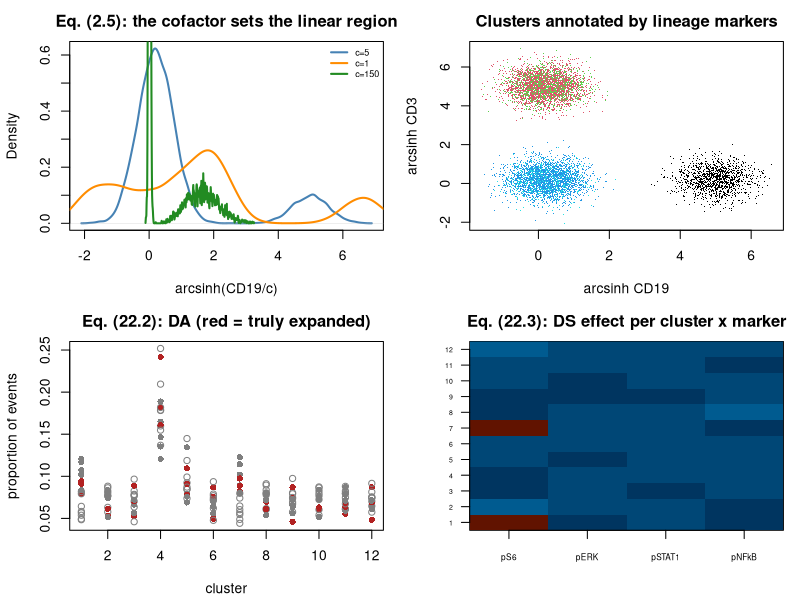

The R source for this figure:
#' ---
#' title: "Applied 22 - Flow / mass cytometry: differential abundance and state"
#' output: html_document
#' ---
#'
#' **Curriculum link:** `stats.md` -> Topic 22, equations (22.1)-(22.4)
#'
#' ## Dataset card
#'
#' | | |
#' |---|---|
#' | **Real analogue** | Bodenmiller / `diffcyt` BCR-XL: 8 paired samples, CyTOF |
#' | **Unit of inference** | **Specimen/donor** (8), not event (~150,000) |
#'
#' `diffcyt` separates two questions: differential ABUNDANCE (did a cluster
#' change size? -> count model with a total-events offset) and differential
#' STATE (did a marker change within a cluster? -> moderated linear model).

#+ setup, message = FALSE
suppressPackageStartupMessages(library(MASS))
MODULE_NAME <- "22_cytometry_differential_abundance"
OUT <- file.path(Sys.getenv("STATS_OUT", unset = "results"), MODULE_NAME)
dir.create(OUT, recursive = TRUE, showWarnings = FALSE)
header <- function(txt) cat("\n", strrep("=", 72), "\n", txt, "\n",
                            strrep("=", 72), "\n", sep = "")

TYPE_MARKERS <- c("CD3","CD4","CD8","CD19","CD14","CD56")
STATE_MARKERS <- c("pS6","pERK","pSTAT1","pNFkB")
POPULATIONS <- list(`CD4 T` = c(5,4.5,0.2,0.2,0.2,0.2),
                    `CD8 T` = c(5,0.2,4.5,0.2,0.2,0.2),
                    `B cells` = c(0.2,0.2,0.2,5,0.2,0.2),
                    Monocytes = c(0.2,1,0.2,0.2,5,0.2),
                    `NK cells` = c(0.2,0.2,1,0.2,0.2,4.5))
BASE_FREQ <- c(0.33, 0.18, 0.12, 0.28, 0.09)
DA_TRUTH <- c(`B cells` = 0.55)                # B cells expand under stimulation
DS_TRUTH <- list(c("B cells", "pS6", 1.1))     # pS6 rises in B cells

#' ## 1. Simulate event-level CyTOF data

#+ simulate
header("1. Simulating a paired CyTOF experiment")
simulate_cytometry <- function(n_donors = 8, events_per_sample = 5000, cofactor = 5) {
  pops <- names(POPULATIONS)
  frames <- list()
  for (d in seq_len(n_donors)) {
    donor_freq_eff <- rnorm(length(pops), 0, 0.18)
    donor_state_eff <- setNames(rnorm(length(STATE_MARKERS), 0, 0.25), STATE_MARKERS)
    acq_day <- sprintf("day%d", (d - 1) %% 3)
    day_shift <- c(day0 = 0, day1 = 0.22, day2 = -0.15)[acq_day]
    for (cond in c("Ref", "BCRXL")) {
      shift <- sapply(pops, function(p)
        if (cond == "BCRXL" && p %in% names(DA_TRUTH)) DA_TRUTH[[p]] else 0)
      logits <- log(BASE_FREQ) + donor_freq_eff + shift
      probs <- exp(logits)/sum(exp(logits))
      n_ev <- sample(round(0.7*events_per_sample):round(1.3*events_per_sample), 1)
      assign_ <- sample(seq_along(pops), n_ev, TRUE, prob = probs)
      mat <- matrix(0, n_ev, length(TYPE_MARKERS) + length(STATE_MARKERS))
      for (k in seq_along(pops)) {
        sel <- assign_ == k
        if (!any(sel)) next
        mat[sel, seq_along(TYPE_MARKERS)] <-
          matrix(rnorm(sum(sel)*length(TYPE_MARKERS),
                       rep(POPULATIONS[[k]], each = sum(sel)), 0.55), nrow = sum(sel))
        for (jm in seq_along(STATE_MARKERS)) {
          sm <- STATE_MARKERS[jm]
          eff <- 0
          for (ds in DS_TRUTH)
            if (pops[k] == ds[1] && sm == ds[2] && cond == "BCRXL") eff <- as.numeric(ds[3])
          mat[sel, length(TYPE_MARKERS) + jm] <-
            rnorm(sum(sel), 1 + donor_state_eff[sm] + day_shift + eff, 0.6)
        }
      }
      ## Convert the arcsinh-scale values back to RAW intensities, so the
      ## script has to transform them like real FCS data (eq. 2.5).
      raw <- sinh(pmax(pmin(mat, 12), -5)) * cofactor
      df <- as.data.frame(raw)
      names(df) <- c(TYPE_MARKERS, STATE_MARKERS)
      df$sample_id <- sprintf("D%02d_%s", d - 1, cond)
      df$donor <- sprintf("D%02d", d - 1); df$condition <- cond
      df$acq_day <- acq_day; df$true_pop <- pops[assign_]
      frames[[length(frames) + 1]] <- df
    }
  }
  do.call(rbind, frames)
}
set.seed(3201)
ev <- simulate_cytometry()
cat(sprintf("  %s events, %d samples, %d donors\n", format(nrow(ev), big.mark = ","),
            length(unique(ev$sample_id)), length(unique(ev$donor))))
cat(sprintf("  events per sample: %s - %s\n",
            format(min(table(ev$sample_id)), big.mark = ","),
            format(max(table(ev$sample_id)), big.mark = ",")))
cat(sprintf("\n  n for CONDITION-level inference = %d donors, NOT %s events\n",
            length(unique(ev$donor)), format(nrow(ev), big.mark = ",")))
cat(sprintf("  raw intensity range: %.1f to %s (and some are negative)\n",
            min(ev[, TYPE_MARKERS]), format(round(max(ev[, TYPE_MARKERS])), big.mark=",")))

#' ## 2. Transformation, eq. (2.5)

#+ arcsinh
header("2. arcsinh transformation with a modality-appropriate cofactor (2.5)")
cat(sprintf("  %10s%13s%27s\n", "cofactor", "SD of CD19", "bimodality (CD19)"))
for (cf in c(1, 5, 150)) {
  t_ <- asinh(ev$CD19/cf)
  km <- kmeans(matrix(t_), 2, nstart = 10)
  within <- mean(sapply(1:2, function(k) var(t_[km$cluster == k])))
  cat(sprintf("  %10.0f%13.3f%27.3f\n", cf, sd(t_), 1 - within/var(t_)))
}
cat("\n  c=5 gives the cleanest separation for these mass-cytometry-scale\n")
cat("  intensities. c=150 is typical for fluorescence flow. Report the\n")
cat("  cofactor: it changes every downstream clustering result. Note asinh()\n")
cat("  handles the NEGATIVE values compensation produces, where log() cannot.\n")
MARKERS <- c(TYPE_MARKERS, STATE_MARKERS)
Xt <- as.data.frame(asinh(as.matrix(ev[, MARKERS])/5))
Xt[c("sample_id","donor","condition","acq_day","true_pop")] <-
  ev[c("sample_id","donor","condition","acq_day","true_pop")]

#' ## 3. Clustering on TYPE markers only

#+ clustering
header("3. High-resolution clustering on lineage markers")
set.seed(3202)
km <- kmeans(Xt[, TYPE_MARKERS], centers = 12, nstart = 25)
Xt$cluster <- km$cluster
ann <- sapply(sort(unique(Xt$cluster)), function(c_)
  names(which.max(table(Xt$true_pop[Xt$cluster == c_]))))
names(ann) <- sort(unique(Xt$cluster))
cat(sprintf("  %8s%11s%13s%9s\n", "cluster", "n events", "annotation", "purity"))
for (c_ in sort(unique(Xt$cluster))) {
  sel <- Xt$cluster == c_
  cat(sprintf("  %8d%11s%13s%9.3f\n", c_, format(sum(sel), big.mark = ","),
              ann[as.character(c_)], mean(Xt$true_pop[sel] == ann[as.character(c_)])))
}
Xt$population <- ann[as.character(Xt$cluster)]
cat("\n  Over-clustering (12 clusters for 5 populations) is deliberate - the\n")
cat("  `diffcyt` strategy. Rare subsets get their own cluster, and merging is\n")
cat("  a reversible annotation decision made afterwards.\n")

#' ## 4. Event level -> sample level, eq. (22.1)

#+ sample-level
header("4. Reducing to sample-level tables (22.1)")
counts <- table(Xt$sample_id, Xt$cluster)
sample_meta <- data.frame(
  donor = sapply(rownames(counts), function(s) Xt$donor[Xt$sample_id == s][1]),
  condition = sapply(rownames(counts), function(s) Xt$condition[Xt$sample_id == s][1]),
  acq_day = sapply(rownames(counts), function(s) Xt$acq_day[Xt$sample_id == s][1]),
  n_events = as.integer(rowSums(counts)), row.names = rownames(counts))
sample_meta$condition <- factor(sample_meta$condition, levels = c("Ref", "BCRXL"))
cat(sprintf("  counts table: %d samples x %d clusters\n", nrow(counts), ncol(counts)))
print(counts[1:4, 1:6])
medians <- aggregate(Xt[, STATE_MARKERS],
                     by = list(sample_id = Xt$sample_id, cluster = Xt$cluster), median)
cat(sprintf("\n  medians table: %d (sample x cluster) rows x %d state markers\n",
            nrow(medians), length(STATE_MARKERS)))
cat("\n  Eq. (22.4): RSE ~ 1/sqrt(Y). Minimum-event guidance:\n")
for (y in c(10, 25, 100, 400, 2500))
  cat(sprintf("    %6d events -> RSE %5.1f%%\n", y, 100/sqrt(y)))
cat(sprintf("  %d of %d sample x cluster cells have < 25 events\n",
            sum(counts < 25), length(counts)))

#' ## 5. Differential abundance, eq. (22.2)

#+ da
header("5. Differential abundance: counts with a total-events offset (22.2)")
da_test <- function(counts, meta, extra = "") {
  ## Poisson GLM with a log(total events) offset, then QUASI-LIKELIHOOD
  ## inference: the dispersion is estimated per cluster (eq. 13.9) and every
  ## SE multiplied by sqrt(phi_hat). Estimating (not fixing) the dispersion is
  ## what lets a blocking term pay off.
  res <- t(vapply(colnames(counts), function(c_) {
    d <- meta; d$y <- as.numeric(counts[, c_])
    d$stim <- as.numeric(d$condition == "BCRXL")
    f <- try(glm(as.formula(paste("y ~ stim", extra)), data = d,
                 family = poisson(), offset = log(d$n_events)), silent = TRUE)
    if (inherits(f, "try-error")) return(c(NA, NA, 1))
    phi <- max(sum(residuals(f, "pearson")^2)/df.residual(f), 1)
    se <- coef(summary(f))["stim", 2]*sqrt(phi)
    tstat <- coef(f)["stim"]/se
    c(coef(f)["stim"], phi, 2*pt(abs(tstat), df.residual(f), lower.tail = FALSE))
  }, numeric(3)))
  out <- data.frame(logFC = res[, 1], phi = res[, 2], pvalue = res[, 3],
                    row.names = colnames(counts))
  out$padj <- p.adjust(out$pvalue, "BH")
  out$population <- ann[rownames(out)]
  out
}
res_da <- da_test(counts, sample_meta)
res_da_p <- da_test(counts, sample_meta, "+ factor(donor)")
prop <- prop.table(counts, 1)
cat(sprintf("  %8s%12s%12s%13s%9s%10s%15s\n", "cluster", "population", "mean % Ref",
            "mean % Stim", "logFC", "padj", "padj (paired)"))
for (c_ in rownames(res_da)) {
  pr <- mean(prop[sample_meta$condition == "Ref", c_])
  ps <- mean(prop[sample_meta$condition == "BCRXL", c_])
  star <- if (res_da$population[rownames(res_da) == c_] %in% names(DA_TRUTH)) "  *TRUE*" else ""
  cat(sprintf("  %8s%12s%11.3f%%%12.3f%%%9.3f%10.4f%15.4f%s\n", c_,
              res_da[c_, "population"], 100*pr, 100*ps, res_da[c_, "logFC"],
              res_da[c_, "padj"], res_da_p[c_, "padj"], star))
}
cat(sprintf("\n  median estimated dispersion, unpaired : %.2f\n", median(res_da$phi)))
cat(sprintf("  median estimated dispersion, paired   : %.2f\n", median(res_da_p$phi)))
cat("  The paired model pulls the donor-to-donor composition variance out of\n")
cat("  the residual, the quasi-dispersion falls, and every SE shrinks (eq. 4.3).\n")
extra_hits <- rownames(res_da_p)[res_da_p$padj < 0.05 &
                                   !(res_da_p$population %in% names(DA_TRUTH))]
cat(sprintf("\n  NOW LOOK CAREFULLY at what the more powerful model found. Besides\n"))
cat(sprintf("  the true B-cell clusters it also flagged %d others, all with a\n",
            length(extra_hits)))
cat("  NEGATIVE logFC. Those are not shrinking populations - they are being\n")
cat("  DILUTED, because when B cells expand every other cluster's share of a\n")
cat("  fixed event total must fall (eq. 2.7). Extra power does not rescue you\n")
cat("  from the constraint; it just lets you detect the artefact confidently.\n")
cat("\n  A claim about ABSOLUTE cell numbers needs an absolute measurement\n")
cat("  (counting beads, or cells per mL), not a frequency table.\n")

#' ## 6. Differential state, eq. (22.3)

#+ ds
header("6. Differential state: linear models on per-sample medians (22.3)")
ds_test <- function(medians, meta, markers, paired = TRUE) {
  rows <- list()
  for (c_ in sort(unique(medians$cluster))) {
    sub <- medians[medians$cluster == c_, ]
    d <- merge(sub, cbind(sample_id = rownames(meta), meta), by = "sample_id")
    if (length(unique(d$condition)) < 2 || nrow(d) < 6) next
    d$stim <- as.numeric(d$condition == "BCRXL")
    for (m in markers) {
      f <- try(lm(as.formula(paste(m, "~ stim", if (paired) "+ factor(donor)" else "")),
                  data = d), silent = TRUE)
      if (inherits(f, "try-error")) next
      cs <- coef(summary(f))
      rows[[length(rows)+1]] <- data.frame(cluster = c_, marker = m,
                                           diff = cs["stim",1], pvalue = cs["stim",4])
    }
  }
  out <- do.call(rbind, rows)
  out$padj <- p.adjust(out$pvalue, "BH")
  out$population <- ann[as.character(out$cluster)]
  out
}
res_ds <- ds_test(medians, sample_meta, STATE_MARKERS, TRUE)
hits <- res_ds[res_ds$padj < 0.05, ]
hits <- hits[order(hits$padj), ]
cat(sprintf("  multiplicity family = %d clusters x %d markers = %d hypotheses\n",
            length(unique(res_ds$cluster)), length(STATE_MARKERS), nrow(res_ds)))
cat(sprintf("\n  Significant (cluster, marker) pairs at FDR 5%%:\n"))
cat(sprintf("  %8s%12s%9s%12s%11s\n", "cluster", "population", "marker",
            "difference", "padj"))
is_true_ds <- function(pop, mk) any(sapply(DS_TRUTH, function(z) z[1]==pop && z[2]==mk))
tp <- 0
for (i in seq_len(min(nrow(hits), 12))) {
  r <- hits[i, ]
  st <- if (is_true_ds(r$population, r$marker)) { tp <- tp + 1; "  *TRUE*" } else ""
  cat(sprintf("  %8s%12s%9s%12.3f%11.2e%s\n", r$cluster, r$population, r$marker,
              r$diff, r$padj, st))
}
tp_all <- sum(mapply(is_true_ds, hits$population, hits$marker))
cat(sprintf("\n  %d of %d hits are the injected pS6-in-B-cells effect (%d false).\n",
            tp_all, nrow(hits), nrow(hits) - tp_all))
cat("  Note the contrast with differential ABUNDANCE above: DS is a\n")
cat("  WITHIN-cluster question, so it is NOT subject to the compositional\n")
cat("  constraint. A marker can rise in B cells without forcing anything to\n")
cat("  fall elsewhere. State which of the two questions you are answering.\n")

#' ## 7. Acquisition day is a batch effect

#+ batch
header("7. Modelling acquisition day (Topic 19)")
summarise_ds <- function(res, label) {
  h <- res[res$padj < 0.05, ]
  t_ <- sum(mapply(is_true_ds, h$population, h$marker))
  cat(sprintf("  %-44s%7d%7d%7d\n", label, nrow(h), t_, nrow(h) - t_))
}
cat(sprintf("  %-44s%7s%7s%7s\n", "model", "hits", "TP", "FP"))
summarise_ds(ds_test(medians, sample_meta, STATE_MARKERS, FALSE), "~ stim (no blocking)")
summarise_ds(res_ds, "~ stim + donor (paired)")
cat("\n  Because each donor was acquired on ONE day, the donor term already\n")
cat("  absorbs the acquisition-day effect. When donors span days, include BOTH\n")
cat("  terms and check the design rank (Module 01, section 6) before fitting.\n")

#' ## 8. Figure

#+ figure
png(file.path(OUT, "cytometry.png"), width = 1100, height = 800, res = 110)
par(mfrow = c(2, 2), mar = c(4.2, 4.2, 2.5, 1))
plot(density(asinh(ev$CD19[1:20000]/5)), col = "steelblue", lwd = 2,
     main = "Eq. (2.5): the cofactor sets the linear region", xlab = "arcsinh(CD19/c)")
lines(density(asinh(ev$CD19[1:20000]/1)), col = "darkorange", lwd = 2)
lines(density(asinh(ev$CD19[1:20000]/150)), col = "forestgreen", lwd = 2)
legend("topright", c("c=5","c=1","c=150"),
       col = c("steelblue","darkorange","forestgreen"), lwd = 2, bty = "n", cex = 0.65)
sm <- Xt[sample(nrow(Xt), 8000), ]
plot(sm$CD19, sm$CD3, pch = ".", col = factor(sm$population),
     xlab = "arcsinh CD19", ylab = "arcsinh CD3",
     main = "Clusters annotated by lineage markers")
matplot(t(prop), type = "p", pch = ifelse(sample_meta$condition == "Ref", 1, 16),
        col = ifelse(ann[colnames(prop)] %in% names(DA_TRUTH), "firebrick", "grey50"),
        xlab = "cluster", ylab = "proportion of events",
        main = "Eq. (22.2): DA (red = truly expanded)")
piv <- reshape(res_ds[, c("cluster","marker","diff")], idvar = "cluster",
               timevar = "marker", direction = "wide")
mat <- as.matrix(piv[, -1]); rownames(mat) <- piv$cluster
image(seq_len(ncol(mat)), seq_len(nrow(mat)), t(mat), col = hcl.colors(30, "RdBu", rev = TRUE),
      xaxt = "n", yaxt = "n", xlab = "", ylab = "",
      main = "Eq. (22.3): DS effect per cluster x marker")
axis(1, seq_len(ncol(mat)), sub("diff\\.", "", colnames(mat)), cex.axis = 0.6)
axis(2, seq_len(nrow(mat)), rownames(mat), las = 1, cex.axis = 0.5)
invisible(dev.off())
cat("\nFigure written to", file.path(OUT, "cytometry.png"), "\n")

#' # PROBLEMS
#'
#' ### Problem 1: Event-level testing
#'
#' Test pS6 in the B-cell clusters using EVERY EVENT as an observation, and
#' compare to the sample-level median analysis. Do it for a marker with a TRUE
#' effect and one WITHOUT. Predict the direction before running.

#+ problem1
## ---- YOUR CODE HERE ----------------------------------------------------

## ---- SOLUTION (uncomment to check) -------------------------------------
# bcl <- names(ann)[ann == "B cells"]
# sub <- Xt[Xt$cluster %in% as.integer(bcl), ]
# for (marker in c("pS6", "pERK", "pSTAT1")) {
#   aa <- sub[[marker]][sub$condition == "Ref"]
#   bb <- sub[[marker]][sub$condition == "BCRXL"]
#   pe <- t.test(aa, bb)$p.value
#   ss <- aggregate(sub[[marker]], by = list(sid = sub$sample_id), median)
#   ss$cond <- sample_meta[ss$sid, "condition"]
#   ps <- t.test(x ~ cond, data = ss)$p.value
#   truth_ <- if (any(sapply(DS_TRUTH, function(z) z[1]=="B cells" && z[2]==marker)))
#     "TRUE effect" else "no effect"
#   cat(sprintf("  %-8s (%-11s): event p=%.2e  sample p=%.4f\n",
#               marker, truth_, pe, ps))
# }
#
# ## The event-level p-values are astronomically small for EVERY marker,
# ## including those with no true effect, because ~50,000 events are treated as
# ## independent when there are only 8 donors (eq. 1.8). The sample-level
# ## analysis separates the real effect from the rest.

#' ### Problem 2: Minimum-event threshold
#'
#' Re-run the DS analysis keeping only (sample x cluster) combinations with at
#' least 5, 25 and 200 events. Use eq. (22.4) to justify a threshold.

#+ problem2
## ---- YOUR CODE HERE ----------------------------------------------------

## ---- SOLUTION (uncomment to check) -------------------------------------
# ev_counts <- as.data.frame(table(sample_id = Xt$sample_id, cluster = Xt$cluster))
# names(ev_counts)[3] <- "n_ev"
# ev_counts$cluster <- as.integer(as.character(ev_counts$cluster))
# med2 <- merge(medians, ev_counts, by = c("sample_id", "cluster"))
# cat(sprintf("  %12s%12s%7s%6s%6s\n", "min events", "rows kept", "hits", "TP", "FP"))
# for (thr in c(1, 5, 25, 200)) {
#   keep <- med2[med2$n_ev >= thr, setdiff(names(med2), "n_ev")]
#   r <- ds_test(keep, sample_meta, STATE_MARKERS, TRUE)
#   h <- r[r$padj < 0.05, ]
#   t_ <- sum(mapply(is_true_ds, h$population, h$marker))
#   cat(sprintf("  %12d%12d%7d%6d%6d\n", thr, nrow(keep), nrow(h), t_, nrow(h)-t_))
# }
#
# ## A median from 3 events is almost pure noise - eq. (22.4) gives an RSE of
# ## ~58%. Raising the threshold removes those unstable rows. Set it BEFORE
# ## looking at the outcome, and report how many rows it dropped.

#' ### Problem 3: Cluster-resolution sensitivity
#'
#' Repeat the DA analysis at k = 6, 12 and 25 clusters. Does the B-cell
#' expansion survive? What happens to the multiplicity burden?

#+ problem3
## ---- YOUR CODE HERE ----------------------------------------------------

## ---- SOLUTION (uncomment to check) -------------------------------------
# for (k in c(6, 12, 25)) {
#   set.seed(1)
#   kmk <- kmeans(Xt[, TYPE_MARKERS], k, nstart = 25)
#   annk <- sapply(sort(unique(kmk$cluster)), function(c_)
#     names(which.max(table(Xt$true_pop[kmk$cluster == c_]))))
#   names(annk) <- sort(unique(kmk$cluster))
#   ck <- table(Xt$sample_id, kmk$cluster)[rownames(sample_meta), ]
#   pk <- sapply(colnames(ck), function(c_) {
#     d <- sample_meta; d$y <- as.numeric(ck[, c_])
#     d$stim <- as.numeric(d$condition == "BCRXL")
#     f <- glm(y ~ stim + factor(donor), data = d, family = poisson(),
#              offset = log(d$n_events))
#     phi <- max(sum(residuals(f, "pearson")^2)/df.residual(f), 1)
#     2*pt(abs(coef(f)["stim"]/(coef(summary(f))["stim",2]*sqrt(phi))),
#          df.residual(f), lower.tail = FALSE)
#   })
#   sig <- names(pk)[p.adjust(pk, "BH") < 0.05]
#   cat(sprintf("  k=%3d: %d significant clusters, %d of them B cells, %d hypotheses\n",
#               k, length(sig), sum(annk[sig] == "B cells"), k))
# }
#
# ## The B-cell expansion is robust to resolution - that is the point of a
# ## sensitivity analysis (Module 34). Higher k splits populations, raising the
# ## multiplicity burden and potentially diluting an effect across siblings.
# ## Report the range, not one k.

#' ## What to take away
#'
#' 1. **Specimen/donor is n**; events are not replicates.
#' 2. arcsinh with a stated cofactor; cluster on lineage markers only.
#' 3. Counts + total-events offset for abundance; linear models on per-sample
#'    medians for state.
#' 4. Pre-specify the minimum-event rule and cluster resolution; report
#'    sensitivity to both.
#' 5. Multiplicity family = clusters x markers x contrasts.
#'
#' **Next:** `23_methylation_epigenomics.R`
